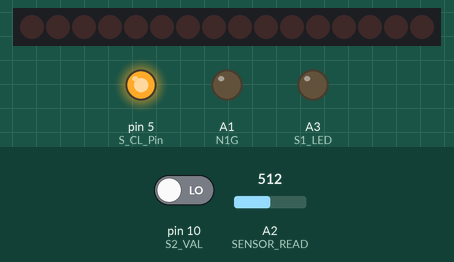
Simulated run of this sketch. Board: Arduino Pro Mini, built with avr-gcc and run on an emulated ATmega328P. Parts: 16 shift-register outputs drawn as a row of LEDs (first output left, lit = HIGH), output pins drawn as LEDs (lit = HIGH). Wiring (inferred from the names in the program): 2 × shift register (74HC595): data pin 4; shift clock pin 6; latch pin 7; OE pin 8. Wiring (inferred from the signals the program sends): row of LEDs: on Q0, Q1, Q2, Q3, Q4, Q5, Q6, Q7, Q8, Q9, Q10, Q11, Q12, Q13, Q14, Q15. The inputs (shaded band) are chosen by the test bench; at power-on: pin 10 (S2_VAL) LOW, A2 (SENSOR_READ) = 512. Pins used as bus, display or sensor lines are not drawn.

Above: at 2.5 s.
2.6 s: pin 10 (S2_VAL) driven HIGH
At 12.3 s:
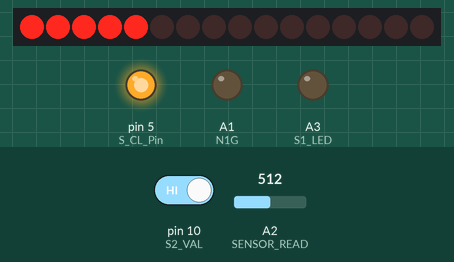
Timing chart, 0 to 16.9 s (numbered marks = the images above; inputs shaded):
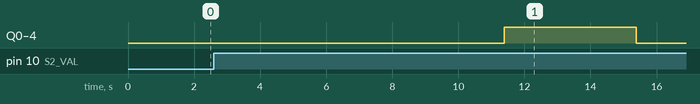

The sketch:

irrigation_firmware.ino
```cpp
#include "LowPower.h"

int SER_Pin = 4;   //pin 14 on the 75HC595
int RCLK_Pin = 7;  //pin 12 on the 75HC595
int SRCLK_Pin = 6; //pin 11 on the 75HC595
int S_CL_Pin = 5;
int OE_Pin = 8;

#define SENSOR_POWER 14 // pin 12 on a pro mini
#define SENSOR_READ A2
#define SENSOR_BOOT 1000

#define MINUTE 60000L
#define SECOND 1000L

#define BAR_GRAPH_TIME 4000

#define MANUAL_WATER_TIME 15000

#define SOLENOID_PULSE_WIDTH 1000

#define water_on_thresh 380
//#define water_on_thresh 600
#define water_off_thresh 400

#define PSU_EN 9

#define P1G 2
#define P2G 3

#define N1G 15 // pin 13 on a pro mini
#define N2G 16 // pin 11 on a pro mini

#define S1_LED A3
#define S2_LED A1
#define S1_VAL A0
#define S2_VAL 10

//How many of the shift registers - change this
#define number_of_74hc595s 2

//do not touch
#define numOfRegisterPins number_of_74hc595s * 8

// Comment out to enable delay() instead of powerDown()
#define LOW_POWER

// removes calls to Serial
//#define DEBUG

void manualWater();
void displayBattLevel();
void displayMoistureLevel();

// for button debounce... not really used as we only wake up so often, and don't use interrupts.
static unsigned long last_interrupt_time = 0;

// number of millis in a day
unsigned long day_millis = 0;

// number of millis spent watering today
unsigned long water_today = 0;

// max amount of millis watering per day
unsigned long max_water_daily = 0;

// min amount of millis watering per day
unsigned long min_water_daily = 0;

// millis() when the current day (24 hour period) will end
unsigned long day_end = 0;

// when today started
unsigned long day_start = 0;

// how often to wake to check the moisture level
unsigned long wake_interval = 0;

// how long to water for
unsigned long watering_stretches = 0;

// how long to wait in between watering streteches
unsigned long watering_breaks = 0;

// day counter
int days_on = 0;

// last moisture sensor value
int last_sensor = 0;

// current latching solenoid state
boolean solenoidOpen = false;

// state of bargraph segments
boolean registers[numOfRegisterPins];

/**
 * Responds to the current button state
 */
void checkButtons() {
  int b1 = digitalRead(S1_VAL);
  int b2 = digitalRead(S2_VAL);


  if (b1 == HIGH && b2 == HIGH) {
#ifdef DEBUG
    Serial.println("both pressed");
#endif
    manualWater();
  } else if (b1 == HIGH) {
#ifdef DEBUG
    Serial.println("b1");
#endif
    displayBattLevel();
  } else if (b2 == HIGH) {
#ifdef DEBUG
    Serial.println("b2");
#endif
    displayMoistureLevel();
  }
}

/**
 * Sleeps for the given amount of time while periodically checking the button state
 */
void sleepDelay(unsigned long amount) {
#ifdef LOW_POWER
  int sleeps = amount / 8000; // max sleep time is 8s, so this is the number of times we'll have to sleep

  while (sleeps-- > 0) {
    checkButtons();
    LowPower.powerDown(SLEEP_8S, ADC_OFF, BOD_OFF);
  }
#else
  for (int i=0; i< amount / 100; i++) {
    checkButtons();
    delay(amount / 100);
  }
#endif
}

/**
 * Resets the h-bridge to its default state
 */
void resetBridge() {
  // let the pull up/downs take care of this to start
  pinMode(P1G, INPUT);
  pinMode(P2G, INPUT);
  pinMode(N1G, INPUT);
  pinMode(N2G, INPUT);
}

/**
 * Sets the solenoid to the requested state, enabling the requested P and N gates. Verifies that the request won't cause a short
 */
void toggleSolenoid(int p, int n) {
  if ((p == P1G && n == N1G) || (p == P2G && n == N2G)) {
    Serial.println("Short circuit warning.");
    return;
  }

  resetBridge();

  delay(200);

  pinMode(p, OUTPUT);
  delay(50);
  digitalWrite(p, LOW);
  delay(50);
  pinMode(n, OUTPUT);
  delay(50);
  digitalWrite(n, HIGH);

  delay(SOLENOID_PULSE_WIDTH);

  resetBridge();
}

void openSolenoid() {
  toggleSolenoid(P2G, N1G);
  solenoidOpen = true;
}

void closeSolenoid() {
  toggleSolenoid(P1G, N2G);
  solenoidOpen = false;
}

void setup(){
  resetBridge();
  delay(10);
  closeSolenoid();

  pinMode(SER_Pin, OUTPUT);
  pinMode(RCLK_Pin, OUTPUT);
  pinMode(SRCLK_Pin, OUTPUT);
  pinMode(OE_Pin, OUTPUT);
  pinMode(S_CL_Pin, OUTPUT);

  pinMode(S1_LED, OUTPUT);
  pinMode(S1_VAL, INPUT);

  pinMode(S2_LED, OUTPUT);
  pinMode(S2_VAL, INPUT);

  pinMode(SENSOR_POWER, OUTPUT);

  pinMode(PSU_EN, INPUT);

  digitalWrite(S1_LED, LOW);
  digitalWrite(S2_LED, LOW);

  delay(10);
  digitalWrite(OE_Pin, LOW);
  digitalWrite(S_CL_Pin, HIGH);

  day_millis = MINUTE * 60L * 24L;
  water_today = 0;
  max_water_daily = MINUTE * 15L; // no more than 15 minutes of water per day
  min_water_daily = MINUTE; // no fewer than 1 minute of water per day

  day_end = 0; // millis at day end
  day_start = 0;
  wake_interval = MINUTE * 60; // check every 60 minutes
  watering_stretches = MINUTE * 3 / 4; // water for 45s
  watering_breaks = MINUTE * 5L; // wait for 5 minutes in between watering

  day_end = millis() + day_millis;

#ifdef DEBUG
  Serial.begin(38400);
#endif

  //reset all led register pins
  clearRegisters();
  writeRegisters();
}

//set all register pins to LOW
void clearRegisters(){
  for(int i = numOfRegisterPins - 1; i >=  0; i--){
     registers[i] = LOW;
  }
}

/**
 * Checks the moisture sensor, averaging over the number of requested samples, waiting the requested amount of time in between
 */
int check_moisture(int times, int delays) {
  digitalWrite(SENSOR_POWER, HIGH);
  delay(SENSOR_BOOT);

  int final = 0;

  for (int i=0; i<times; i++) {
    final += analogRead(SENSOR_READ);

    if (i+1 <times)
      delay(delays);
  }

  digitalWrite(SENSOR_POWER, LOW);
  last_sensor = final / times;
  return last_sensor;
}

/**
 * Determines whether the current moisture level exceeds the requested threshold
 */
boolean check_and_report_for_thresh(int thresh) {
  int moisture = check_moisture(2, 10);

  #ifdef DEBUG
  Serial.print("Moisture level ");
  Serial.print(moisture);
  #endif
  if (moisture < thresh) {
    #ifdef DEBUG
    Serial.println(", watering");
    #endif
    return true;
  } else
    #ifdef DEBUG
    Serial.println(", not watering");
    #endif

  return false;
}

/**
 * Enables the solenoid according to the timing parameters until the moisture level reaches target
 */
void water() {
  boolean needs_water = true;
  unsigned long start_millis = 0;

  while (needs_water && (water_today < max_water_daily)) {
    start_millis = millis();
    openSolenoid();

    #ifdef DEBUG
    Serial.print("Solenoid on. Sleeping for ");
    Serial.println(watering_stretches);
    #endif

    sleepDelay(watering_stretches);
    if (millis() < start_millis)
      water_today += millis(); // yes, this is less, but it's a f*cking garden.
    else
      water_today += (millis() - start_millis);

    #ifdef DEBUG
    Serial.print("Solenoid off. Sleeping for ");
    Serial.println(watering_breaks);
    #endif

    closeSolenoid();
    sleepDelay(watering_breaks);

    needs_water = check_and_report_for_thresh(water_off_thresh);

    #ifdef DEBUG
    Serial.print("watered for ");
    Serial.print(water_today / 60000L);
    Serial.print(" minutes today, ");
    Serial.print((max_water_daily - water_today) / 60000L);
    Serial.println(" max remaining");
    #endif
  }

  if (solenoidOpen)
    closeSolenoid();
}

/**
 * Set and display registers
 * Only call AFTER all values are set how you would like (slow otherwise)
 */
void writeRegisters(){

  digitalWrite(RCLK_Pin, LOW);

  for(int i = numOfRegisterPins - 1; i >=  0; i--){
    digitalWrite(SRCLK_Pin, LOW);

    int val = registers[i];

    digitalWrite(SER_Pin, val);
    digitalWrite(SRCLK_Pin, HIGH);

  }

  digitalWrite(RCLK_Pin, HIGH);
}

/**
 * Set an individual pin HIGH or LOW
 */
void setRegisterPin(int index, int value){
  registers[index] = value;
}

/**
 * Blinks the led on a button (pin)
 */
void blink(int pin) {
  for (int i=0; i<3; i++) {
    digitalWrite(pin, HIGH);
    delay(100);
    digitalWrite(pin, LOW);
    delay(100);
  }
}

/**
 * Displays a value (0-9) on the led bargraph. Values > 9 will be truncated to 9
 */
void displayValue(int value) {
  int v = value > 9 ? 9 : value;

  clearRegisters();
  for (int i=0; i<v; i++)
    setRegisterPin(i, HIGH);

  writeRegisters();
  delay(BAR_GRAPH_TIME);
  clearRegisters();
  writeRegisters();
}

/**
 * Enables the solenoid for MANUAL_WATER_TIME
 */
void manualWater() {
  // blink both
  digitalWrite(S1_LED, HIGH);
  digitalWrite(S2_LED, HIGH);
  delay(1000);
  digitalWrite(S1_LED, LOW);
  digitalWrite(S2_LED, LOW);

  openSolenoid();
  sleepDelay(MANUAL_WATER_TIME);
  closeSolenoid();
}

/**
 * Displays the battery level on the bargraph
 */
void displayBattLevel() {

}

/**
 * Displays the moisture level on the bargraph
 */
void displayMoistureLevel() {
  int level = check_moisture(2, 10) / 102;

  displayValue(level);
}

void loop(){

  checkButtons();

  if (water_today < max_water_daily && check_and_report_for_thresh(water_on_thresh))
      water();

  #ifdef DEBUG
  Serial.println("Loop done. Sleeping");
  #endif


  // first case - no overflow, millis needs to pass day end
  // second case - overflow. millis needs to be less than start (overflow) and greater than end (still pass it)
  #ifdef DEBUG
  Serial.println(day_start);
  Serial.println(day_end);
  Serial.println(millis());
  #endif
  if (((day_end > day_start) && (day_end < millis())) ||
      ((day_end < day_start) && (day_end < millis()) && (day_start > millis()))) {

      if (water_today < min_water_daily) {
        #ifdef DEBUG
        Serial.print("Water deficiency. Watering for another ");
        Serial.println(min_water_daily - water_today);
        #endif

        openSolenoid();
        sleepDelay(min_water_daily - water_today);
        closeSolenoid();
      }

      day_start = millis();
      day_end = millis() + day_millis;
      water_today = 0;
      days_on++;

      #ifdef DEBUG
      Serial.print("New day. Days on ");
      Serial.println(days_on);
      #endif
  }

  sleepDelay(wake_interval);
}
```

Measured:
- after the input at 2.6 s, Q0–4: LOW → HIGH after 8.8 s, → LOW 4.0 s later
